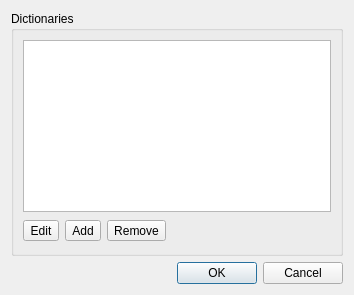
<ui version="4.0" >
 <class>SettingsDialog</class>
 <widget class="QDialog" name="SettingsDialog" >
  <property name="geometry" >
   <rect>
    <x>0</x>
    <y>0</y>
    <width>354</width>
    <height>295</height>
   </rect>
  </property>
  <property name="windowTitle" >
   <string>Web plugin settings</string>
  </property>
  <layout class="QGridLayout" >
   <item row="2" column="0" >
    <widget class="QDialogButtonBox" name="buttonBox" >
     <property name="orientation" >
      <enum>Qt::Horizontal</enum>
     </property>
     <property name="standardButtons" >
      <set>QDialogButtonBox::Cancel|QDialogButtonBox::NoButton|QDialogButtonBox::Ok</set>
     </property>
    </widget>
   </item>
   <item row="1" column="0" >
    <widget class="QGroupBox" name="dictsBox" >
     <property name="title" >
      <string>Dictionaries</string>
     </property>
     <layout class="QGridLayout" >
      <property name="leftMargin" >
       <number>9</number>
      </property>
      <property name="topMargin" >
       <number>9</number>
      </property>
      <property name="rightMargin" >
       <number>9</number>
      </property>
      <property name="bottomMargin" >
       <number>9</number>
      </property>
      <property name="horizontalSpacing" >
       <number>6</number>
      </property>
      <property name="verticalSpacing" >
       <number>6</number>
      </property>
      <item row="0" column="0" >
       <widget class="QListWidget" name="dictsList" />
      </item>
      <item row="1" column="0" >
       <layout class="QHBoxLayout" >
        <property name="spacing" >
         <number>6</number>
        </property>
        <property name="leftMargin" >
         <number>0</number>
        </property>
        <property name="topMargin" >
         <number>0</number>
        </property>
        <property name="rightMargin" >
         <number>0</number>
        </property>
        <property name="bottomMargin" >
         <number>0</number>
        </property>
        <item>
         <widget class="QToolButton" name="editDictButton" >
          <property name="toolTip" >
           <string>Edit dictionary</string>
          </property>
          <property name="text" >
           <string>Edit</string>
          </property>
          <property name="icon" >
           <iconset resource="pixmaps/pixmaps.qrc" >:/pics/edit.png</iconset>
          </property>
         </widget>
        </item>
        <item>
         <widget class="QToolButton" name="addDictButton" >
          <property name="toolTip" >
           <string>Add dictionary</string>
          </property>
          <property name="text" >
           <string>Add</string>
          </property>
          <property name="icon" >
           <iconset resource="pixmaps/pixmaps.qrc" >:/pics/list-add.png</iconset>
          </property>
         </widget>
        </item>
        <item>
         <widget class="QToolButton" name="removeDictButton" >
          <property name="toolTip" >
           <string>Remove dictionary</string>
          </property>
          <property name="text" >
           <string>Remove</string>
          </property>
          <property name="icon" >
           <iconset resource="pixmaps/pixmaps.qrc" >:/pics/list-remove.png</iconset>
          </property>
         </widget>
        </item>
        <item>
         <spacer>
          <property name="orientation" >
           <enum>Qt::Horizontal</enum>
          </property>
          <property name="sizeHint" >
           <size>
            <width>342</width>
            <height>26</height>
           </size>
          </property>
         </spacer>
        </item>
       </layout>
      </item>
     </layout>
    </widget>
   </item>
  </layout>
 </widget>
 <resources>
  <include location="pixmaps/pixmaps.qrc" />
 </resources>
 <connections>
  <connection>
   <sender>buttonBox</sender>
   <signal>accepted()</signal>
   <receiver>SettingsDialog</receiver>
   <slot>accept()</slot>
   <hints>
    <hint type="sourcelabel" >
     <x>227</x>
     <y>311</y>
    </hint>
    <hint type="destinationlabel" >
     <x>157</x>
     <y>274</y>
    </hint>
   </hints>
  </connection>
  <connection>
   <sender>buttonBox</sender>
   <signal>rejected()</signal>
   <receiver>SettingsDialog</receiver>
   <slot>reject()</slot>
   <hints>
    <hint type="sourcelabel" >
     <x>295</x>
     <y>317</y>
    </hint>
    <hint type="destinationlabel" >
     <x>286</x>
     <y>274</y>
    </hint>
   </hints>
  </connection>
 </connections>
</ui>
